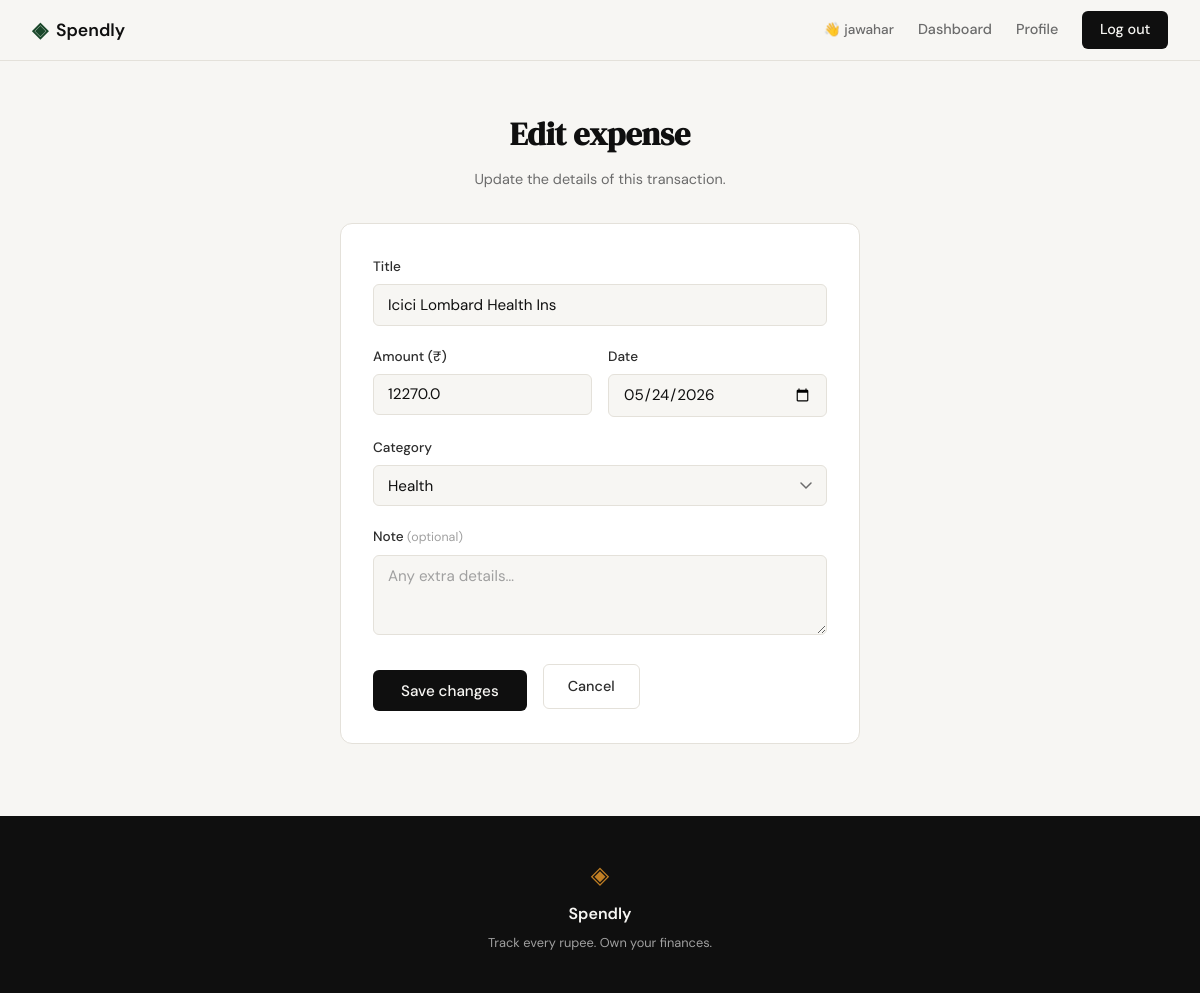
The app's page /expenses/12/edit (signed in) with its own data.
### tables this page shows
CREATE TABLE expenses (
                id          INTEGER PRIMARY KEY AUTOINCREMENT,
                user_id     INTEGER NOT NULL REFERENCES users(id) ON DELETE CASCADE,
                title       TEXT    NOT NULL,
                amount      REAL    NOT NULL CHECK(amount > 0),
                category    TEXT    NOT NULL DEFAULT 'Other',
                date        TEXT    NOT NULL DEFAULT (date('now')),
                note        TEXT,
                created_at  TEXT    NOT NULL DEFAULT (datetime('now'))
            );

### app.py (the view, shortened to what this page needs)
@app.route("/expenses/<int:id>/edit", methods=["GET", "POST"])
def edit_expense(id):
    if "user_id" not in session:
        return redirect(url_for("login"))
    user_id = session["user_id"]
    db = get_db()
    expense = db.execute(
        "SELECT * FROM expenses WHERE id = ? AND user_id = ?", (id, user_id)
    ).fetchone()
    if expense is None:
        db.close()
        return redirect(url_for("dashboard"))   # not found or not theirs
    CATEGORIES = ["Food", "Transport", "Entertainment",
                  "Utilities", "Health", "Education", "Other"]
    error = None
    db.close()
    return render_template("edit_expense.html",
                           expense=expense,
                           categories=CATEGORIES,
                           error=error)

### database/db.py (called while the page is built)
def get_db():
    conn = sqlite3.connect(DB_PATH)
    conn.row_factory = sqlite3.Row          # rows behave like dicts
    conn.execute("PRAGMA foreign_keys = ON")
    return conn

### templates/edit_expense.html (shortened to what this page needs)
{% extends "base.html" %}
{% block content %}
<section class="auth-section">
    <div class="auth-container" style="max-width: 520px;">
        <div class="auth-header">
            <h1 class="auth-title">Edit expense</h1>
            <p class="auth-subtitle">Update the details of this transaction.</p>
        </div>
        <div class="auth-card">
            <form method="POST" action="{{ url_for('edit_expense', id=expense.id) }}">
                <div class="form-group">
                    <label for="title">Title</label>
                    <input type="text" id="title" name="title"
                           class="form-input"
                           value="{{ request.form.title if error else expense.title }}"
                           required autofocus>
                </div>
                <div class="form-row">
                    <div class="form-group">
                        <label for="amount">Amount (₹)</label>
                        <input type="number" id="amount" name="amount"
                               class="form-input" placeholder="0.00"
                               step="0.01" min="0.01"
                               value="{{ request.form.amount if error else expense.amount }}"
                               required>
                    </div>
                    <div class="form-group">
                        <label for="date">Date</label>
                        <input type="date" id="date" name="date"
                               class="form-input"
                               value="{{ request.form.date if error else expense.date }}"
                               required>
                    </div>
                </div>
                <div class="form-group">
                    <label for="category">Category</label>
                    <select id="category" name="category" class="form-input form-select">
                        {% for cat in categories %}
                        <option value="{{ cat }}"
                            {% set current = request.form.get('category') if error else expense.category %}
                            {% if current == cat %}selected{% endif %}>
                            {{ cat }}
                        </option>
                        {% endfor %}
                    </select>
                </div>
                <div class="form-group">
                    <label for="note">Note <span class="label-optional">(optional)</span></label>
                    <textarea id="note" name="note"
                              class="form-input form-textarea"
                              placeholder="Any extra details…">{{ request.form.note if error else (expense.note or '') }}</textarea>
                </div>
                <div class="form-actions">
                    <button type="submit" class="btn-submit" style="width: auto; padding: 0.65rem 1.75rem;">
                        Save changes
                    </button>
                    <a href="{{ url_for('dashboard') }}" class="btn-ghost">Cancel</a>
                </div>
            </form>
        </div>
    </div>
</section>
{% endblock %}

### static/css/style.css (style rules this page uses)
:root { --ink: #0f0f0f; --ink-soft: #2d2d2d; --ink-muted: #6b6b6b; --ink-faint: #a0a0a0; --paper: #f7f6f3; --paper-warm: #f0ede6; --paper-card: #ffffff; --accent: #1a472a; --accent-light: #e8f0eb; --accent-2: #c17f24; --accent-2-light: #fdf3e3; --danger: #c0392b; --danger-light: #fdecea; --border: #e4e1da; --border-soft: #eeebe4; --font-display: 'DM Serif Display', Georgia, serif; --font-body: 'DM Sans', system-ui, sans-serif; --max-width: 1200px; --auth-width: 440px; --radius-sm: 6px; --radius-md: 12px; --radius-lg: 20px; }
*, *::before, *::after { box-sizing: border-box; margin: 0; padding: 0; }
html { font-size: 16px; scroll-behavior: smooth; }
body { background: var(--paper); color: var(--ink); font-family: var(--font-body); font-size: 1rem; line-height: 1.6; -webkit-font-smoothing: antialiased; }
a { color: inherit; text-decoration: none; }
.btn-ghost { display: inline-block; background: transparent; color: var(--ink-soft); padding: 0.65rem 1.5rem; border-radius: var(--radius-sm); font-size: 0.9rem; font-weight: 500; border: 1px solid var(--border); transition: all 0.2s; text-decoration: none; }
.auth-section { min-height: calc(100vh - 60px - 100px); display: flex; align-items: center; justify-content: center; padding: 3rem 2rem; }
.auth-container { width: 100%; max-width: var(--auth-width); }
.auth-header { text-align: center; margin-bottom: 2rem; }
.auth-title { font-family: var(--font-display); font-size: 2rem; color: var(--ink); margin-bottom: 0.5rem; }
.auth-subtitle { font-size: 0.9rem; color: var(--ink-muted); }
.auth-card { background: var(--paper-card); border: 1px solid var(--border); border-radius: var(--radius-md); padding: 2rem; margin-bottom: 1.5rem; }
.form-group { margin-bottom: 1.25rem; }
.form-group label { display: block; font-size: 0.85rem; font-weight: 500; color: var(--ink-soft); margin-bottom: 0.4rem; }
.form-input { width: 100%; padding: 0.6rem 0.875rem; border: 1px solid var(--border); border-radius: var(--radius-sm); font-family: var(--font-body); font-size: 0.95rem; color: var(--ink); background: var(--paper); outline: none; transition: border-color 0.2s; }
.form-input::placeholder { color: var(--ink-faint); }
.btn-submit { width: 100%; padding: 0.7rem; background: var(--ink); color: var(--paper); border: none; border-radius: var(--radius-sm); font-family: var(--font-body); font-size: 0.95rem; font-weight: 500; cursor: pointer; transition: background 0.2s; margin-top: 0.5rem; }
.form-row { display: grid; grid-template-columns: 1fr 1fr; gap: 1rem; }
.form-select { appearance: none; background-repeat: no-repeat; background-position: right 0.875rem center; cursor: pointer; }
.form-textarea { resize: vertical; min-height: 80px; line-height: 1.5; }
.label-optional { font-size: 0.78rem; color: var(--ink-faint); font-weight: 400; }
.form-actions { display: flex; align-items: center; gap: 1rem; margin-top: 0.5rem; }

### records on screen
expenses: title "Icici Lombard Health Ins", amount "12270.0", date "05/24/2026", category "Health"

### other values on screen
{{ session.user_name }} "jawahar"
